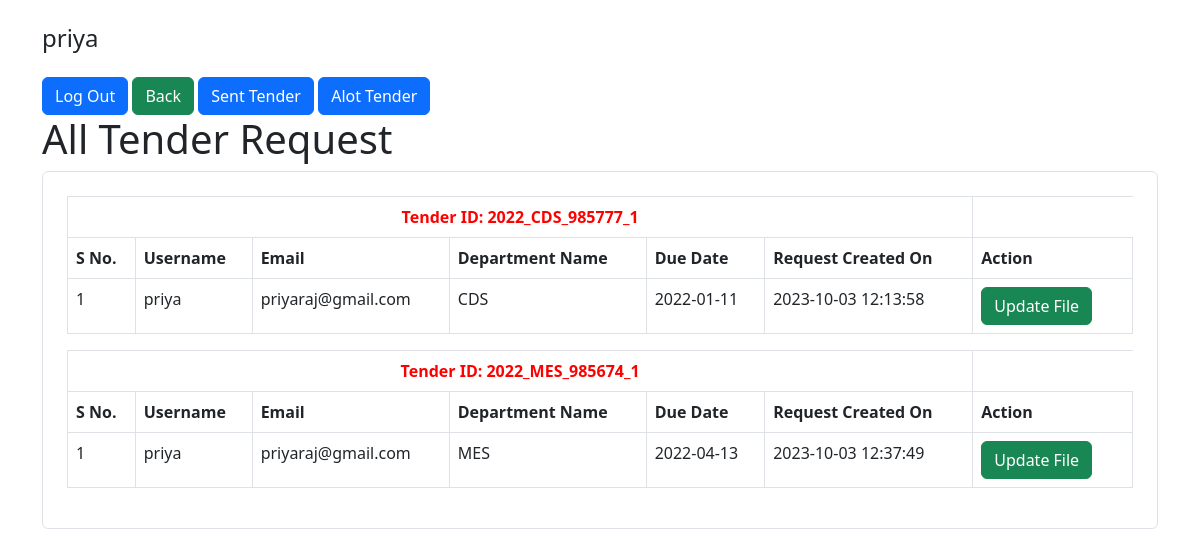
Page /tender-requests/index.php (signed in) on the committed database.
### tables this page shows
CREATE TABLE `user_tender_requests` (
  `id` int(11) NOT NULL,
  `user_id` int(11) NOT NULL,
  `tender_id` int(11) NOT NULL,
  `created_at` timestamp NOT NULL DEFAULT current_timestamp(),
  `status` varchar(15) NOT NULL,
  `tender_no` varchar(20) DEFAULT NULL,
  `name_of_work` varchar(255) DEFAULT NULL,
  `file_name` varchar(40) DEFAULT NULL,
  `reference_code` varchar(20) DEFAULT NULL,
  `section_id` varchar(20) NOT NULL,
  `sent_at` datetime DEFAULT NULL,
  `edit_user_id` int(11) DEFAULT NULL,
  `allotted_at` datetime DEFAULT NULL,
  `updated_at` datetime DEFAULT current_timestamp() ON UPDATE current_timestamp(),
  `reminder_days` int(11) DEFAULT NULL
);

CREATE TABLE `users` (
  `id` int(11) NOT NULL,
  `username` varchar(30) NOT NULL,
  `email` varchar(50) NOT NULL,
  `password` varchar(255) NOT NULL,
  `created_at` datetime NOT NULL DEFAULT current_timestamp()
);

CREATE TABLE `department` (
  `id` int(11) NOT NULL,
  `name` varchar(255) DEFAULT NULL
);

CREATE TABLE `tenders` (
  `id` int(11) NOT NULL,
  `due_date` date DEFAULT NULL,
  `tenderID` varchar(255) DEFAULT NULL,
  `department_id` int(11) DEFAULT NULL
);

### tender-requests/index.php (the view, shortened to what this page needs)
<?php
require_once "../config.php";
$query = "SELECT users.username,users.email, department.name as departmentName,
tenders.tenderID, tenders.due_date, user_tender_requests.created_at,user_tender_requests.id FROM `user_tender_requests`
inner join `users` on user_tender_requests.user_id= users.id inner join `tenders` on
user_tender_requests.tender_id = tenders.id inner join `department` on tenders.department_id = department.id where user_tender_requests.status= 'Requested'";
$data = [];
$result = $link->query($query);
while ($row = $result->fetch_assoc()) {
    $data[$row['tenderID']][] = $row;
}
?>
<!DOCTYPE html>
<html lang="en">
<head>
    <link rel="stylesheet" href="../style.css">
    <link href="https://cdn.jsdelivr.net/npm/bootstrap@5.2.0-beta1/dist/css/bootstrap.min.css" rel="stylesheet">
</head>
<body>
    <div class="container">
        <div class="col-lg-5 text-left">
            <h4 class="my-4"><?= htmlspecialchars($_SESSION["username"]); ?></h4>
            <a href="./logout.php" class="btn btn-primary">Log Out</a>
            <a href="../" class="btn btn-success">Back </a>
            <a href="../sent-tenders/" class="btn btn-primary">Sent Tender</a>
            <a href="../alot-tenders/" class="btn btn-primary">Alot Tender</a>
        </div>
        <div class="row justify-content-center">
            <div class="col-lg-12">
                <h1>All Tender Request</h1>
                <div class="form-wrap border rounded p-4">
                    <?php if (count($data) > 0) {
                        foreach ($data  as $key => $values) { ?>
                            <table class="table  table-bordered">
                                <thead>
                                    <tr>
                                        <th colspan="6" class="text-center tenderID"> Tender ID: <?= $key ?></th>
                                    </tr>
                                </thead>
                                <tbody>
                                    <tr class="header">
                                        <td>S No.</td>
                                        <td>Username</td>
                                        <td>Email</td>
                                        <td>Department Name</td>
                                        <td>Due Date</td>
                                        <td>Request Created On</td>
                                        <td>Action</td>
                                    </tr>
                                    <?php
                                    $counter = 1;
                                    foreach ($values as $itemKey => $item) { ?>
                                        <tr>
                                            <td><?php echo $counter ?></td>
                                            <td><?php echo $values[$itemKey]["username"] ?></td>
                                            <td><?php echo $values[$itemKey]["email"] ?></td>
                                            <td><?php echo $values[$itemKey]['departmentName'] ?></td>
                                            <td><?php echo $values[$itemKey]['due_date'] ?></td>
                                            <td><?php echo $values[$itemKey]['created_at'] ?></td>
                                            <td width="15%">
                                                <a href="./update.php?id=<?php echo $values[$itemKey]["id"]; ?>" class="btn btn-success"> <i class="fa fa-edit"></i> Update File</a>
                                            </td>
                                        </tr>
                                    <?php $counter++;
                                    } ?>
                                </tbody>
                            </table>
                    <?php }
                    } else {
                        echo  "<p class='text-center'>No data Found </p>";
                    } ?>
                </div>
            </div>
        </div>
    </div>
</body>
</html>

### style.css (style rules this page uses)
.header { font-weight:bold; }
.tenderID { color:red; }

### rows in the picture
user_tender_requests: user.username "priya", user.email "priyaraj@gmail.com", department.name "CDS", tender.due_date "2022-01-11", created_at "2023-10-03 12:13:58"
user_tender_requests: user.username "priya", user.email "priyaraj@gmail.com", department.name "MES", tender.due_date "2022-04-13", created_at "2023-10-03 12:37:49"

### other values in the picture
$_SESSION["username"] "priya"
$key "2022_CDS_985777_1"
$key "2022_MES_985674_1"
